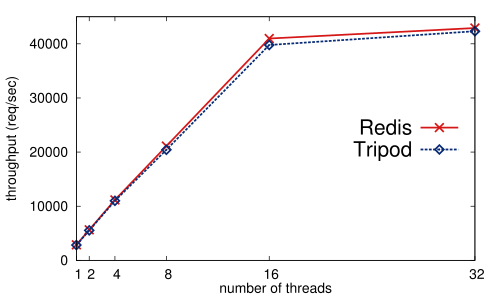

Write the gnuplot code that produced this figure.
set terminal postscript eps enhanced "NimbusSanL-Regu, 20" fontfile "/usr/share/fonts/type1/texlive-fonts-recommended/uhvr8a.pfb"


set style line 1 lt 1 lw 5 pt 2 ps 2 lc rgb "#d61818"
set style line 2 lt 2 lw 5 pt 12 ps 2 lc rgb "#072c76"

set size 1.0,1.0
#set multiplot

set xlabel "number of threads" offset 0,0.5
set ylabel "throughput" offset 2,0
set key font ",30"
set key spacing 4

set for [i=0:5] xtics (0,2**i)
set key right center

set xrange [1:32]
# plot G
set ylabel "throughput (req/sec)" offset 1,0 font ",20"
set yrange [0:45000]
set ytics 10000
set origin 0.0,0.15
set size 1.0,0.85
#set title "(g) Redis"
#set label 11 center at graph 0.5,-0.25 "Redis" font ",35"

plot 'throughput.dat' using 1:14 with linespoints title "Redis" ls 1,'throughput.dat' using 1:15 with linespoints title "Tripod" ls 2
#plot sin(x) ls 7
unset yrange
unset ytics
